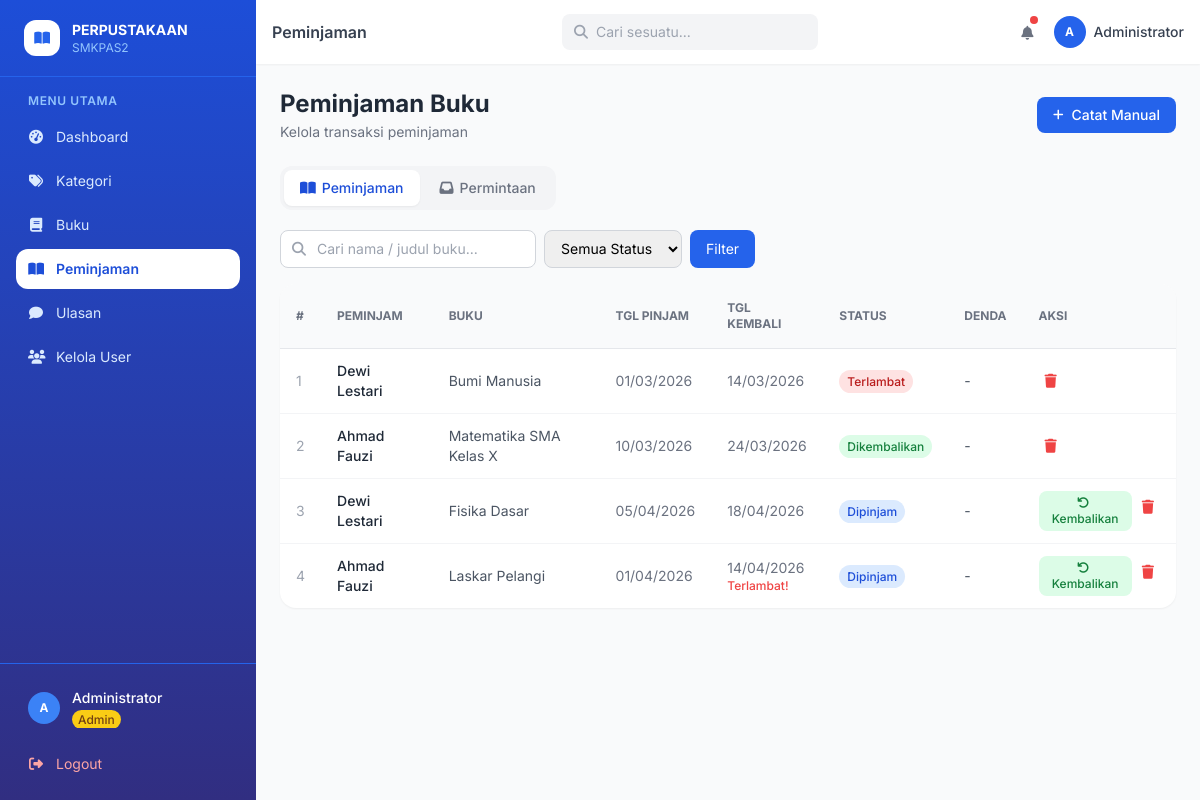
/peminjaman.php (signed in), run on the app's committed database.
### tables this page shows
CREATE TABLE peminjaman (
    id INT AUTO_INCREMENT PRIMARY KEY,
    id_user INT NOT NULL,
    id_buku INT NOT NULL,
    tanggal_pinjam DATE NOT NULL,
    tanggal_kembali DATE NOT NULL,
    tanggal_dikembalikan DATE DEFAULT NULL,
    status ENUM('dipinjam', 'dikembalikan', 'terlambat') DEFAULT 'dipinjam',
    denda DECIMAL(10,2) DEFAULT 0,
    id_petugas INT DEFAULT NULL,
    catatan TEXT,
    created_at TIMESTAMP DEFAULT CURRENT_TIMESTAMP,
    FOREIGN KEY (id_user) REFERENCES user(id) ON DELETE CASCADE,
    FOREIGN KEY (id_buku) REFERENCES buku(id) ON DELETE CASCADE,
    FOREIGN KEY (id_petugas) REFERENCES user(id) ON DELETE SET NULL
);

CREATE TABLE user (
    id INT AUTO_INCREMENT PRIMARY KEY,
    nama VARCHAR(100) NOT NULL,
    username VARCHAR(50) NOT NULL UNIQUE,
    password VARCHAR(255) NOT NULL,
    email VARCHAR(100),
    no_telepon VARCHAR(20),
    alamat TEXT,
    level ENUM('admin', 'peminjam') NOT NULL DEFAULT 'peminjam',
    foto VARCHAR(255) DEFAULT NULL,
    created_at TIMESTAMP DEFAULT CURRENT_TIMESTAMP
);

CREATE TABLE buku (
    id INT AUTO_INCREMENT PRIMARY KEY,
    judul VARCHAR(200) NOT NULL,
    pengarang VARCHAR(100) NOT NULL,
    penerbit VARCHAR(100),
    tahun_terbit YEAR,
    isbn VARCHAR(20) UNIQUE,
    id_kategori INT,
    stok INT DEFAULT 1,
    deskripsi TEXT,
    cover VARCHAR(255) DEFAULT NULL,
    created_at TIMESTAMP DEFAULT CURRENT_TIMESTAMP,
    FOREIGN KEY (id_kategori) REFERENCES kategori(id) ON DELETE SET NULL
);

### peminjaman.php (the view, shortened to what this page needs)
<?php
include 'koneksi.php';
$tab = $_GET['tab'] ?? 'peminjaman';
$search       = mysqli_real_escape_string($koneksi, trim($_GET['q'] ?? ''));
$where = "WHERE 1=1";
$dataPinjam = mysqli_query($koneksi, "
    SELECT p.*, u.nama as nama_user, b.judul as judul_buku, pt.nama as nama_petugas
    FROM peminjaman p
    JOIN user u ON p.id_user=u.id
    JOIN buku b ON p.id_buku=b.id
    LEFT JOIN user pt ON p.id_petugas=pt.id
    $where ORDER BY p.id DESC
");
include 'includes/header.php';
?>
<div class="flex items-center justify-between mb-6">
    <div>
        <h1 class="text-2xl font-bold text-gray-800">Peminjaman Buku</h1>
        <p class="text-gray-500 text-sm mt-0.5">Kelola transaksi peminjaman</p>
    </div>
    <button onclick="openModal('modalTambah')" class="flex items-center gap-2 bg-blue-600 hover:bg-blue-700 text-white text-sm font-medium px-4 py-2 rounded-lg transition">
        <i class="fas fa-plus text-xs"></i> Catat Manual
    </button>
</div>
<div class="flex gap-1 mb-5 bg-gray-100 p-1 rounded-xl w-fit">
    <a href="?tab=peminjaman" class="px-4 py-2 rounded-lg text-sm font-medium transition <?= $tab === 'peminjaman' ? 'bg-white text-blue-700 shadow-sm' : 'text-gray-500 hover:text-gray-700' ?>">
        <i class="fas fa-book-open mr-1.5"></i>Peminjaman
    </a>
    <a href="?tab=request" class="px-4 py-2 rounded-lg text-sm font-medium transition flex items-center gap-1.5 <?= $tab === 'request' ? 'bg-white text-blue-700 shadow-sm' : 'text-gray-500 hover:text-gray-700' ?>">
        <i class="fas fa-inbox"></i>Permintaan
    </a>
</div>
<?php if ($tab === 'peminjaman'): ?>
<form method="GET" class="mb-4 flex flex-wrap gap-2">
    <div class="relative">
        <span class="absolute inset-y-0 left-3 flex items-center text-gray-400"><i class="fas fa-search text-sm"></i></span>
        <input type="text" name="q" value="<?= htmlspecialchars($search) ?>" placeholder="Cari nama / judul buku..."
            class="pl-9 pr-4 py-2 border border-gray-300 rounded-lg text-sm focus:outline-none focus:ring-2 focus:ring-blue-500 w-64">
    </div>
    <select name="status" class="px-3 py-2 border border-gray-300 rounded-lg text-sm focus:outline-none focus:ring-2 focus:ring-blue-500">
        <option value="">Semua Status</option>
    </select>
    <button class="px-4 py-2 bg-blue-600 hover:bg-blue-700 text-white rounded-lg text-sm transition">Filter</button>
</form>
<div class="bg-white rounded-2xl shadow-sm overflow-hidden">
    <div class="overflow-x-auto">
        <table class="w-full text-sm">
            <thead class="bg-gray-50 border-b">
                <tr class="text-left text-xs text-gray-500 uppercase">
                    <th class="px-4 py-4">#</th>
                    <th class="px-4 py-4">Peminjam</th>
                    <th class="px-4 py-4">Buku</th>
                    <th class="px-4 py-4">Tgl Pinjam</th>
                    <th class="px-4 py-4">Tgl Kembali</th>
                    <th class="px-4 py-4">Status</th>
                    <th class="px-4 py-4">Denda</th>
                    <th class="px-4 py-4">Aksi</th>
                </tr>
            </thead>
            <tbody class="divide-y divide-gray-100">
                <?php $no = 1; while ($row = mysqli_fetch_assoc($dataPinjam)): ?>
                <tr class="hover:bg-gray-50">
                    <td class="px-4 py-3 text-gray-400"><?= $no++ ?></td>
                    <td class="px-4 py-3 font-medium text-gray-800"><?= htmlspecialchars($row['nama_user']) ?></td>
                    <td class="px-4 py-3 text-gray-600"><?= htmlspecialchars($row['judul_buku']) ?></td>
                    <td class="px-4 py-3 text-gray-500"><?= date('d/m/Y', strtotime($row['tanggal_pinjam'])) ?></td>
                    <td class="px-4 py-3 text-gray-500">
                        <?= date('d/m/Y', strtotime($row['tanggal_kembali'])) ?>
                        <?php if ($row['status'] === 'dipinjam' && date('Y-m-d') > $row['tanggal_kembali']): ?>
                        <span class="block text-xs text-red-500 font-medium">Terlambat!</span>
                        <?php endif; ?>
                    </td>
                    <td class="px-4 py-3">
                        <?php $badge = match($row['status']) {
                            'dikembalikan' => 'bg-green-100 text-green-700',
                            'terlambat'    => 'bg-red-100 text-red-700',
                            default        => 'bg-blue-100 text-blue-700',
                        }; ?>
                        <span class="px-2 py-1 rounded-full text-xs font-medium <?= $badge ?>"><?= ucfirst($row['status']) ?></span>
                    </td>
                    <td class="px-4 py-3 text-gray-600">
                        <?= $row['denda'] > 0 ? 'Rp' . number_format($row['denda'], 0, ',', '.') : '-' ?>
                    </td>
                    <td class="px-4 py-3">
                        <div class="flex gap-1">
                            <?php if ($row['status'] === 'dipinjam'): ?>
                            <form method="POST" onsubmit="return confirm('Konfirmasi pengembalian buku ini?')">
                                <button type="submit" name="kembalikan"
                                    class="px-2 py-1 bg-green-100 hover:bg-green-200 text-green-700 rounded-lg text-xs font-medium transition">
                                    <i class="fas fa-undo mr-1"></i>Kembalikan
                                </button>
                            </form>
                            <?php endif; ?>
                            <a href="?hapus=<?= $row['id'] ?>&tab=peminjaman" onclick="return confirm('Hapus data ini?')"
                                class="p-1.5 text-red-500 hover:bg-red-50 rounded-lg transition"><i class="fas fa-trash text-sm"></i></a>
                        </div>
                    </td>
                </tr>
                <?php endwhile; ?>
            </tbody>
        </table>
    </div>
</div>
<?php endif; ?>
<?php include 'includes/footer.php'; ?>

### includes/header.php (style rules this page uses)
body { font-family: 'Inter', sans-serif; }

### data on the page
peminjaman: id_user.nama "Dewi Lestari", id_buku.judul "Bumi Manusia", tanggal_pinjam "01/03/2026", tanggal_kembali "14/03/2026", status "Terlambat"
peminjaman: id_user.nama "Ahmad Fauzi", id_buku.judul "Matematika SMA Kelas X", tanggal_pinjam "10/03/2026", tanggal_kembali "24/03/2026", status "Dikembalikan"
peminjaman: id_user.nama "Dewi Lestari", id_buku.judul "Fisika Dasar", tanggal_pinjam "05/04/2026", tanggal_kembali "18/04/2026", status "Dipinjam"
peminjaman: id_user.nama "Ahmad Fauzi", id_buku.judul "Laskar Pelangi", tanggal_pinjam "01/04/2026", tanggal_kembali "14/04/2026", shows "Terlambat!", status "Dipinjam"

### other printed values
substr($_SESSION['user']['nama'] ?? 'U', 0, 1) "A"
$_SESSION['user']['nama'] "Administrator"
$pageTitle "Peminjaman"
